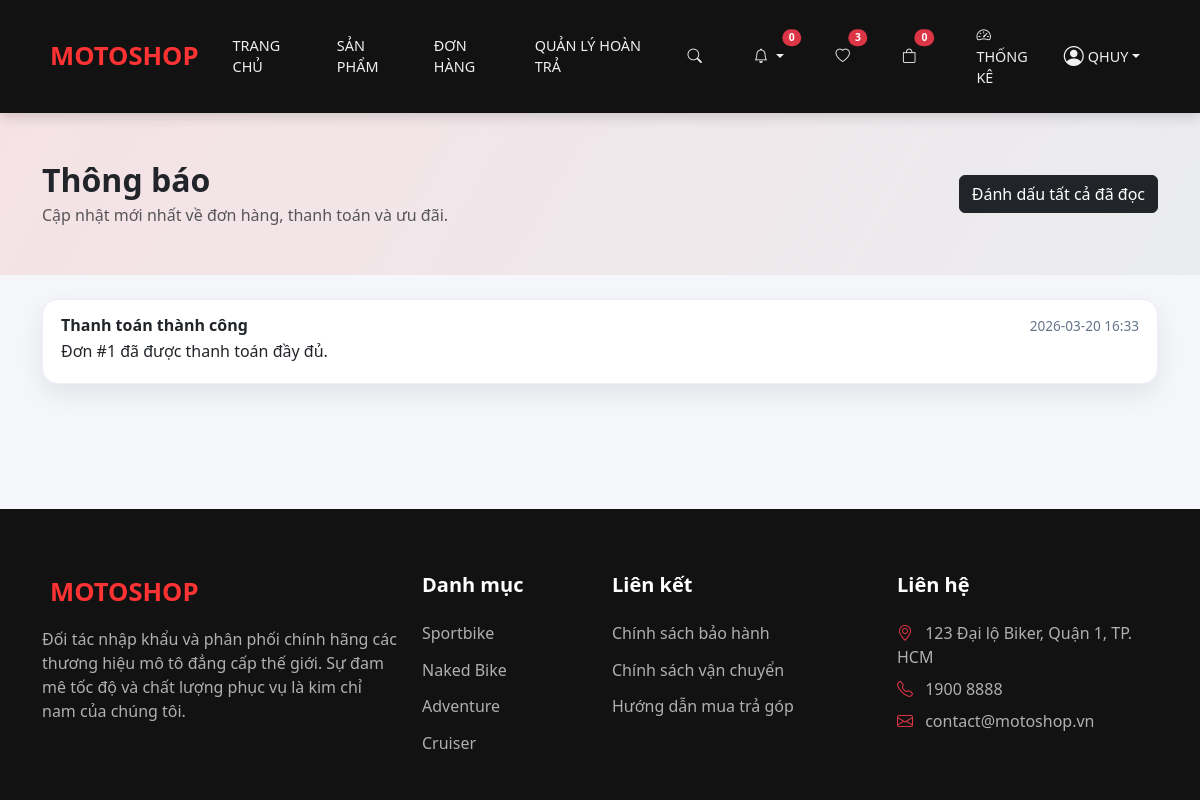
Page /shops/notifications/ (signed in) on the committed database.
### shops/models.py (models this page shows, shortened)
class Notification(models.Model):
    TYPE_CHOICES = [
        ('order', 'Order'),
        ('payment', 'Payment'),
        ('promotion', 'Promotion'),
        ('wishlist', 'Wishlist'),
    ]
    user = models.ForeignKey(settings.AUTH_USER_MODEL, on_delete=models.CASCADE, related_name='notifications')
    title = models.CharField(max_length=200)
    message = models.TextField()
    type = models.CharField(max_length=20, choices=TYPE_CHOICES, default='order')
    is_read = models.BooleanField(default=False)
    link = models.URLField(blank=True)
    created_at = models.DateTimeField(auto_now_add=True)
    class Meta:
        indexes = [
            models.Index(fields=['user', 'is_read']),
        ]
        ordering = ['-created_at']
        verbose_name = 'notification'
        verbose_name_plural = 'notifications'

### shops/views.py (the view)
# urls.py: path('notifications/', views.notification_list_view, name='notification_list'),
@login_required
def notification_list_view(request):
    try:
        page = int(request.GET.get('page', 1) or 1)
    except ValueError:
        page = 1
    page_size = 10
    qs = Notification.objects.filter(user=request.user).order_by('-created_at')
    total = qs.count()
    start = (page - 1) * page_size
    end = start + page_size
    notifications = list(qs[start:end])
    has_next = total > end
    if request.headers.get('x-requested-with') == 'XMLHttpRequest':
        return JsonResponse({
            'notifications': [_notification_to_dict(n) for n in notifications],
            'has_next': has_next,
            'unread_count': Notification.objects.filter(user=request.user, is_read=False).count(),
        })
    return render(request, 'shops/notifications.html', {
        'notifications': notifications,
        'has_next': has_next,
    })

### shops/context_processors.py (called while the page is built)
def cart_count(request):
    return {'cart_count': 0}

def notification_context(request):
    if request.user.is_authenticated:
        from .models import Notification
        unread_count = Notification.objects.filter(user=request.user, is_read=False).count()
        return {'unread_notification_count': unread_count}
    return {'unread_notification_count': 0}

def wishlist_context(request):
    if request.user.is_authenticated:
        from .models import Wishlist
        qs = Wishlist.objects.filter(user=request.user)
        return {
            'wishlist_product_ids': list(qs.values_list('product_id', flat=True)),
            'wishlist_count': qs.count(),
        }
    return {
        'wishlist_product_ids': [],
        'wishlist_count': 0,
    }

### shops/templates/shops/notifications.html (shortened to what this page needs)
{% extends 'shops/base.html' %}
{% block content %}
<section class="notif-hero">
    <div class="container d-flex flex-column flex-md-row justify-content-between align-items-md-center gap-3">
        <div>
            <h2 class="fw-bold mb-1">Thông báo</h2>
            <p class="text-muted mb-0">Cập nhật mới nhất về đơn hàng, thanh toán và ưu đãi.</p>
        </div>
        <form method="post" action="{% url 'shops:notification_read_all' %}">
            <button class="btn btn-dark">Đánh dấu tất cả đã đọc</button>
        </form>
    </div>
</section>
<div class="container pb-5">
    <div id="notificationList" class="d-flex flex-column gap-3">
        {% for n in notifications %}
        <a href="{% url 'shops:notification_read' n.id %}?next={{ n.link|urlencode }}" class="text-decoration-none text-dark">
            <div class="notif-card {% if not n.is_read %}unread{% endif %}">
                <div class="d-flex justify-content-between align-items-start">
                    <div>
                        <h6 class="fw-bold mb-1">{{ n.title }}</h6>
                        <p class="mb-1">{{ n.message }}</p>
                    </div>
                    <span class="notif-time">{{ n.created_at|date:"Y-m-d H:i" }}</span>
                </div>
            </div>
        </a>
        {% empty %}
        <div class="text-center py-5">
            <i class="bi bi-bell fs-1 text-muted mb-3 d-block"></i>
            <h4>Chưa có thông báo</h4>
            <p class="text-muted">Các cập nhật mới sẽ xuất hiện tại đây.</p>
        </div>
        {% endfor %}
    </div>
</div>
{% endblock %}

### shops/templates/shops/base.html (shortened to what this page needs)
<!DOCTYPE html>
<html lang="vi">
<head>
    <link href="https://cdn.jsdelivr.net/npm/bootstrap@5.3.2/dist/css/bootstrap.min.css" rel="stylesheet">
    <link href="https://cdn.jsdelivr.net/npm/bootstrap-icons@1.11.1/font/bootstrap-icons.css" rel="stylesheet">
</head>
<body>
    <nav class="navbar navbar-expand-lg sticky-top">
        <div class="container">
            <a class="navbar-brand d-flex align-items-center" href="{% url 'shops:index' %}">
                 MOTOSHOP
            </a>
            <div class="collapse navbar-collapse" id="navbarNav">
                <ul class="navbar-nav mx-auto">
                    <li class="nav-item"><a class="nav-link" href="{% url 'shops:index' %}">Trang chủ</a></li>
                    <li class="nav-item"><a class="nav-link" href="{% url 'shops:product_list' %}">Sản phẩm</a></li>
                    {% if user.is_authenticated %}
                        <li class="nav-item"><a class="nav-link" href="{% url 'shops:order_history' %}">Đơn hàng</a></li>
                        {% if user.is_staff %}
                            <li class="nav-item"><a class="nav-link text-warning" href="{% url 'shops:admin_return_requests_list' %}">Quản lý hoàn trả</a></li>
                        {% endif %}
                    {% endif %}
                </ul>
                <ul class="navbar-nav align-items-center">
                    <li class="nav-item me-3">
                        <a class="nav-link text-white" href="#"><i class="bi bi-search"></i></a>
                    </li>
                    {% if user.is_authenticated %}
                    <li class="nav-item dropdown me-3">
                        <a class="nav-link text-white position-relative dropdown-toggle" href="#" role="button" data-bs-toggle="dropdown" aria-expanded="false">
                            <i class="bi bi-bell"></i>
                            <span id="notificationCountBadge" class="position-absolute top-0 start-100 translate-middle badge rounded-pill bg-danger" style="font-size: 0.65rem;">
                                {{ unread_notification_count|default:0 }}
                            </span>
                        </a>
                    </li>
                    {% endif %}
                    {% if user.is_authenticated %}
                    <li class="nav-item me-3">
                        <a class="nav-link text-white position-relative" href="{% url 'shops:wishlist_view' %}">
                            <i class="bi bi-heart"></i>
                            <span id="wishlistCountBadge" class="position-absolute top-0 start-100 translate-middle badge rounded-pill bg-danger" style="font-size: 0.65rem;">{{ wishlist_count|default:0 }}</span>
                        </a>
                    </li>
                    {% endif %}
                    <li class="nav-item me-4">
                        <a class="nav-link text-white position-relative" href="{% url 'shops:cart_view' %}">
                            <i class="bi bi-bag"></i>
                            <span class="position-absolute top-0 start-100 translate-middle badge rounded-pill bg-danger" style="font-size: 0.65rem;">{{ cart_count|default:0 }}</span>
                        </a>
                    </li>
                    {% if user.is_authenticated %}
                        {% if user.is_staff %}
                            <li class="nav-item">
                                <a class="nav-link" href="{% url 'admin_dashboard' %}">
                                    <i class="bi bi-speedometer2 me-1"></i> Thống kê
                                </a>
                            </li>
                        {% endif %}
                        <li class="nav-item dropdown">
                            <a class="nav-link dropdown-toggle text-white d-flex align-items-center" href="#" data-bs-toggle="dropdown">
                                <i class="bi bi-person-circle me-1 fs-5"></i> {{ user.username }}
                            </a>
                        </li>
                    {% else %}
                        <li class="nav-item"><a class="nav-link" href="{% url 'users:login' %}">Đăng nhập</a></li>
                        <li class="nav-item ms-lg-2">
                            <a class="btn btn-primary-custom" href="{% url 'users:register' %}">Đăng ký ngay</a>
                        </li>
                    {% endif %}
                </ul>
            </div>
        </div>
    </nav>
    <main>
        {% block content %}{% endblock %}
    </main>
    <footer class="footer">
        <div class="container">
            <div class="row g-4">
                <div class="col-lg-4">
                    <a class="navbar-brand d-inline-block mb-3" href="/">
                         MOTOSHOP
                    </a>
                    <p>Đối tác nhập khẩu và phân phối chính hãng các thương hiệu mô tô đẳng cấp thế giới. Sự đam mê tốc độ và chất lượng phục vụ là kim chỉ nam của chúng tôi.</p>
                </div>
                <div class="col-lg-2">
                    <h5>Danh mục</h5>
                    <div class="d-flex flex-column">
                        <a href="#" class="footer-link">Sportbike</a>
                        <a href="#" class="footer-link">Naked Bike</a>
                        <a href="#" class="footer-link">Adventure</a>
                        <a href="#" class="footer-link">Cruiser</a>
                    </div>
                </div>
                <div class="col-lg-3">
                    <h5>Liên kết</h5>
                    <div class="d-flex flex-column">
                        <a href="#" class="footer-link">Chính sách bảo hành</a>
                        <a href="#" class="footer-link">Chính sách vận chuyển</a>
                        <a href="#" class="footer-link">Hướng dẫn mua trả góp</a>
                    </div>
                </div>
                <div class="col-lg-3">
                    <h5>Liên hệ</h5>
                    <ul class="list-unstyled">
                        <li class="mb-2"><i class="bi bi-geo-alt text-danger me-2"></i> 123 Đại lộ Biker, Quận 1, TP. HCM</li>
                        <li class="mb-2"><i class="bi bi-telephone text-danger me-2"></i> 1900 8888</li>
                        <li><i class="bi bi-envelope text-danger me-2"></i> contact@motoshop.vn</li>
                    </ul>
                </div>
            </div>
        </div>
    </footer>
</body>
</html>

### shops/templates/shops/base.html (style rules this page uses)
body { font-family: system-ui, -apple-system, sans-serif; display: flex; flex-direction: column; min-height: 100vh; background-color: #f4f6f9; }
main { flex: 1; }
.navbar { background-color: #121212 !important; padding: 1rem 0; box-shadow: 0 4px 12px rgba(0,0,0,0.15); }
.navbar-brand { font-weight: 800; font-size: 1.6rem; color: #ff3333 !important; text-transform: uppercase; }
.nav-link { font-weight: 500; color: #f0f0f0 !important; text-transform: uppercase; font-size: 0.9rem; margin: 0 10px; }
.footer { background-color: #121212; color: #b0b0b0; padding: 4rem 0 2rem; margin-top: auto; }
.footer h5 { color: #fff; font-weight: 700; margin-bottom: 1.5rem; }
.footer-link { color: #b0b0b0; text-decoration: none; display: inline-block; margin-bottom: 0.8rem; }

### shops/templates/shops/notifications.html (style rules this page uses)
.notif-hero { background: linear-gradient(120deg, rgba(255,51,51,0.1), rgba(0,0,0,0.04)); padding: 48px 0; margin-bottom: 24px; }
.notif-card { border-radius: 16px; border: 1px solid #eef0f6; background: #fff; box-shadow: 0 10px 24px rgba(15, 23, 42, 0.08); padding: 16px 18px; transition: transform 0.2s ease; }
.notif-time { font-size: 0.85rem; color: #64748b; }

### rows in the picture
Notification: title "Thanh toán thành công", message "Đơn #1 đã được thanh toán đầy đủ.", created_at "2026-03-20 16:33"

### other values in the picture
{{ unread_notification_count|default:0 }} "0"
{{ wishlist_count|default:0 }} "3"
{{ cart_count|default:0 }} "0"
{{ user.username }} "QHUY"
